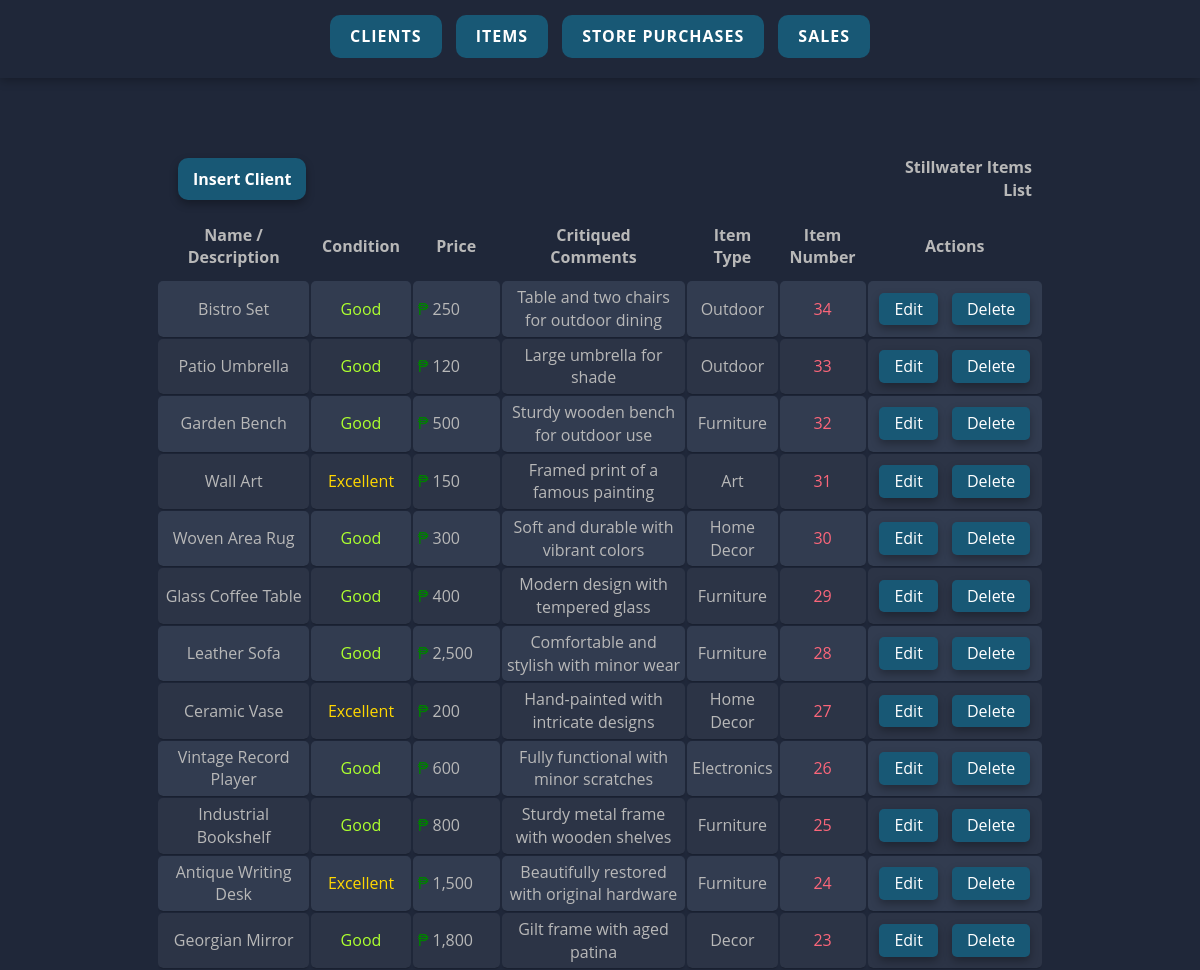
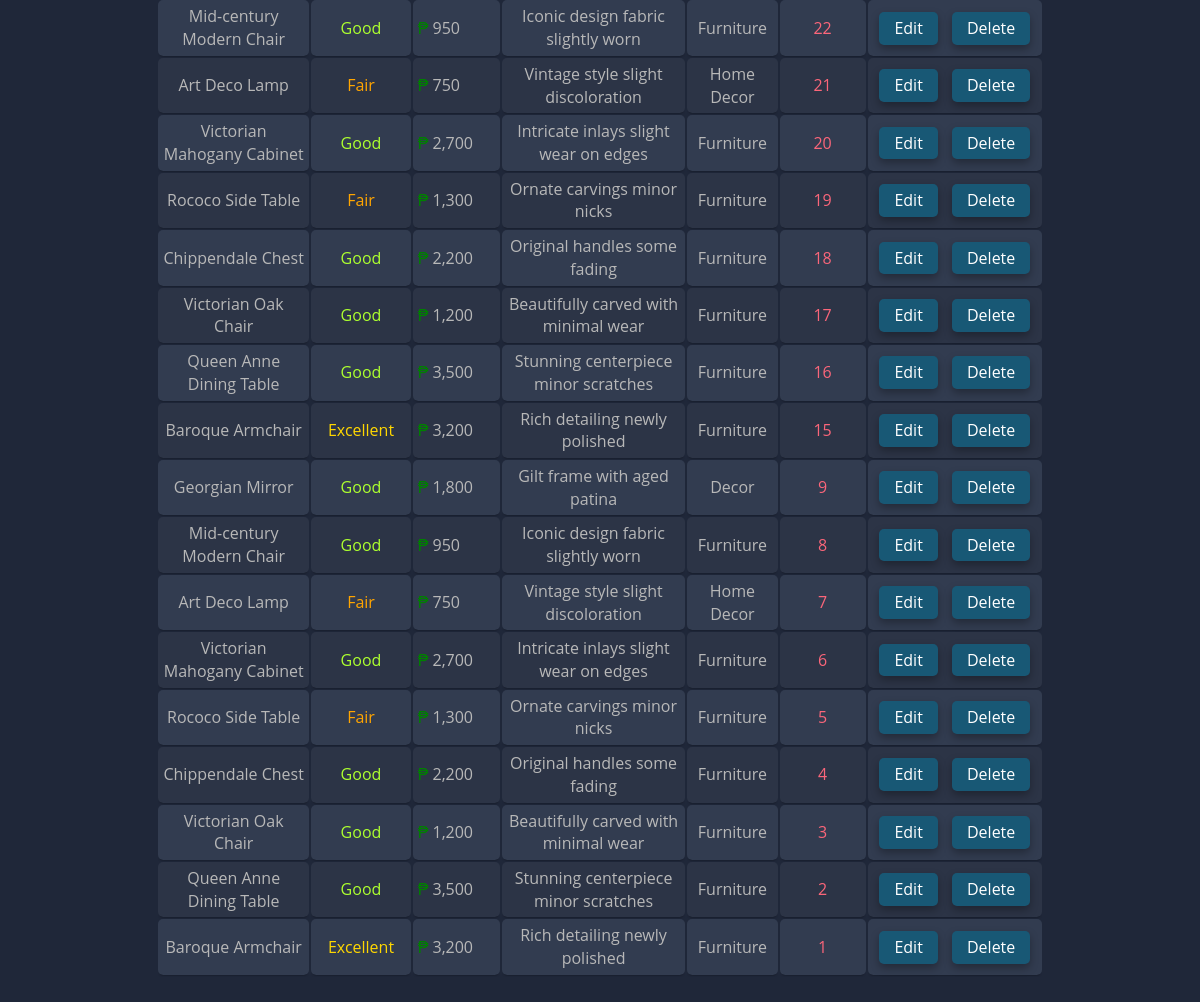
/htdocs/pt5_stillwaterDB/items.php, run on the app's committed database (2 pictures, top to bottom).
### tables this page shows
CREATE TABLE `items` (
  `item_num` int(11) NOT NULL AUTO_INCREMENT,
  `description` text DEFAULT NULL,
  `asking_price` bigint(20) DEFAULT NULL,
  `critiqued_comments` text DEFAULT NULL,
  `condition` text DEFAULT NULL,
  `item_type` text DEFAULT NULL,
  `is_sold` tinyint(1) DEFAULT 0,
  PRIMARY KEY (`item_num`)
);

### htdocs/pt5_stillwaterDB/items.php (the view, shortened to what this page needs)
<!DOCTYPE html>
<html lang="en">
<head>
    <link rel="stylesheet" href="css/style.css">
<?php
include("nav.php");
include("database.php");
$sql = "SELECT * FROM items WHERE is_sold = 0 ORDER BY item_num DESC";
$query = mysqli_query($conn, $sql);
?>
</head>
<body>
    <br><br><br><br><br><br>
    <table class="container">
        <thead>
        <tr>
            <th class="th" colspan="6"><a href="insert_i.php">Insert Client</a></th>
            <th align="right">Stillwater Items List</th>
        </tr>
        <tr align="center">
            <th width="150px">Name / Description</th>
            <th width="80px">Condition</th>
            <th width="80px">Price</th>
            <th width="200px">Critiqued Comments</th>
            <th width="50px">Item Type</th>
            <th width="50px">Item Number</th>
            <th>Actions</th>
        </tr>
        </thead>
        <tbody>
            <?php while ($result = mysqli_fetch_assoc($query)) {
                $formatPrice = number_format($result['asking_price']);
                $conditionClass = '';
                switch (strtolower($result['condition'])) {
                    case 'excellent':
                        $conditionClass = 'condition-excellent';
                        break;
                    case 'good':
                        $conditionClass = 'condition-good';
                        break;
                    case 'fair':
                        $conditionClass = 'condition-fair';
                        break;
                }
            ?>
                <tr align="center">
                    <td><?php echo $result['description']; ?></td>
                    <td class="<?php echo $conditionClass; ?>">
                        <?php echo $result['condition']; ?>
                    </td>
                    <td align="left"><span style="color: green;">₱</span> <?php echo $formatPrice; ?></td>
                    <td><?php echo $result['critiqued_comments']; ?></td>
                    <td><?php echo $result['item_type']; ?></td>
                    <td><span style="color: #FB667A"><?php echo $result['item_num']; ?></span></td>
                    <td align="center" width="20%" class="td">
                        <a href='update_i.php?action=edit&item_num=<?php echo $result["item_num"]; ?>'>Edit</a>
                        <a href='items.php?action=delete&item_num=<?php echo $result["item_num"]; ?>' onclick="return confirm('Are you sure you want to delete this item?');">Delete</a>
                    </td>
                </tr>
            <?php } ?>
        </tbody>
</body>
</html>

### htdocs/pt5_stillwaterDB/css/style.css (style rules this page uses)
.th { text-align: left; background-color: #1F2739; }
.th a { display: inline-block; padding: 10px 15px; margin: 0 10px; background-color: #185875; color: white; text-decoration: none; border-radius: 10px; box-shadow: 0 4px 8px rgba(0, 0, 0, 0.3); }
body { font-family: 'Open Sans', sans-serif; font-weight: 300; line-height: 1.42em; color:#b8b8b8; background-color:#1F2739; }
.container td { border-radius: 5px; font-weight: normal; font-size: 1em; box-shadow: 0 2px 2px -2px #0E1119; }
.container { text-align: left; width: 75%; margin: 0 auto; display: table; padding: 0 0 8em 0; }
.container th { padding: 10px; }
.container td { padding: 5px ; }
.container tr:nth-child(odd) { background-color: #323C50; }
.container tr:nth-child(even) { background-color: #2C3446; }
.container th { background-color: #1F2739; }

### htdocs/pt5_stillwaterDB/items.php (style rules this page uses)
.td a[href*="update_i.php"] { display: inline-block; padding: 5px 15px; margin: 0 5px; background-color: #185875; color: white; text-decoration: none; border-radius: 5px; box-shadow: 0 4px 8px rgba(0, 0, 0, 0.3); }
.td a[href*="items.php?action=delete"] { display: inline-block; padding: 5px 15px; margin: 0 5px; background-color: #185875; color: white; text-decoration: none; border-radius: 5px; box-shadow: 0 4px 8px rgba(0, 0, 0, 0.3); }
.condition-excellent { color: gold; font-weight: bold; padding: 5px; border-radius: 5px; }
.condition-good { color: greenyellow; font-weight: bold; padding: 5px; border-radius: 5px; }
.condition-fair { color: orange; font-weight: bold; padding: 5px; border-radius: 5px; }

### data on the page
items: description "Bistro Set", condition "Good", asking_price "250", critiqued_comments "Table and two chairs for outdoor dining", item_type "Outdoor", item_num "34"
items: description "Patio Umbrella", condition "Good", asking_price "120", critiqued_comments "Large umbrella for shade", item_type "Outdoor", item_num "33"
items: description "Garden Bench", condition "Good", asking_price "500", critiqued_comments "Sturdy wooden bench for outdoor use", item_type "Furniture", item_num "32"
items: description "Wall Art", condition "Excellent", asking_price "150", critiqued_comments "Framed print of a famous painting", item_type "Art", item_num "31"
items: description "Woven Area Rug", condition "Good", asking_price "300", critiqued_comments "Soft and durable with vibrant colors", item_type "Home Decor", item_num "30"
items: description "Glass Coffee Table", condition "Good", asking_price "400", critiqued_comments "Modern design with tempered glass", item_type "Furniture", item_num "29"
items: description "Leather Sofa", condition "Good", asking_price "2,500", critiqued_comments "Comfortable and stylish with minor wear", item_type "Furniture", item_num "28"
items: description "Ceramic Vase", condition "Excellent", asking_price "200", critiqued_comments "Hand-painted with intricate designs", item_type "Home Decor", item_num "27"
items: description "Vintage Record Player", condition "Good", asking_price "600", critiqued_comments "Fully functional with minor scratches", item_type "Electronics", item_num "26"
items: description "Industrial Bookshelf", condition "Good", asking_price "800", critiqued_comments "Sturdy metal frame with wooden shelves", item_type "Furniture", item_num "25"
items: description "Antique Writing Desk", condition "Excellent", asking_price "1,500", critiqued_comments "Beautifully restored with original hardware", item_type "Furniture", item_num "24"
items: description "Georgian Mirror", condition "Good", asking_price "1,800", critiqued_comments "Gilt frame with aged patina", item_type "Decor", item_num "23"
items: description "Mid-century Modern Chair", condition "Good", asking_price "950", critiqued_comments "Iconic design fabric slightly worn", item_type "Furniture", item_num "22"
items: description "Art Deco Lamp", condition "Fair", asking_price "750", critiqued_comments "Vintage style slight discoloration", item_type "Home Decor", item_num "21"
items: description "Victorian Mahogany Cabinet", condition "Good", asking_price "2,700", critiqued_comments "Intricate inlays slight wear on edges", item_type "Furniture", item_num "20"
items: description "Rococo Side Table", condition "Fair", asking_price "1,300", critiqued_comments "Ornate carvings minor nicks", item_type "Furniture", item_num "19"
items: description "Chippendale Chest", condition "Good", asking_price "2,200", critiqued_comments "Original handles some fading", item_type "Furniture", item_num "18"
items: description "Victorian Oak Chair", condition "Good", asking_price "1,200", critiqued_comments "Beautifully carved with minimal wear", item_type "Furniture", item_num "17"
items: description "Queen Anne Dining Table", condition "Good", asking_price "3,500", critiqued_comments "Stunning centerpiece minor scratches", item_type "Furniture", item_num "16"
items: description "Baroque Armchair", condition "Excellent", asking_price "3,200", critiqued_comments "Rich detailing newly polished", item_type "Furniture", item_num "15"
items: description "Georgian Mirror", condition "Good", asking_price "1,800", critiqued_comments "Gilt frame with aged patina", item_type "Decor", item_num "9"
items: description "Mid-century Modern Chair", condition "Good", asking_price "950", critiqued_comments "Iconic design fabric slightly worn", item_type "Furniture", item_num "8"
items: description "Art Deco Lamp", condition "Fair", asking_price "750", critiqued_comments "Vintage style slight discoloration", item_type "Home Decor", item_num "7"
items: description "Victorian Mahogany Cabinet", condition "Good", asking_price "2,700", critiqued_comments "Intricate inlays slight wear on edges", item_type "Furniture", item_num "6"
items: description "Rococo Side Table", condition "Fair", asking_price "1,300", critiqued_comments "Ornate carvings minor nicks", item_type "Furniture", item_num "5"
items: description "Chippendale Chest", condition "Good", asking_price "2,200", critiqued_comments "Original handles some fading", item_type "Furniture", item_num "4"
items: description "Victorian Oak Chair", condition "Good", asking_price "1,200", critiqued_comments "Beautifully carved with minimal wear", item_type "Furniture", item_num "3"
items: description "Queen Anne Dining Table", condition "Good", asking_price "3,500", critiqued_comments "Stunning centerpiece minor scratches", item_type "Furniture", item_num "2"
items: description "Baroque Armchair", condition "Excellent", asking_price "3,200", critiqued_comments "Rich detailing newly polished", item_type "Furniture", item_num "1"
